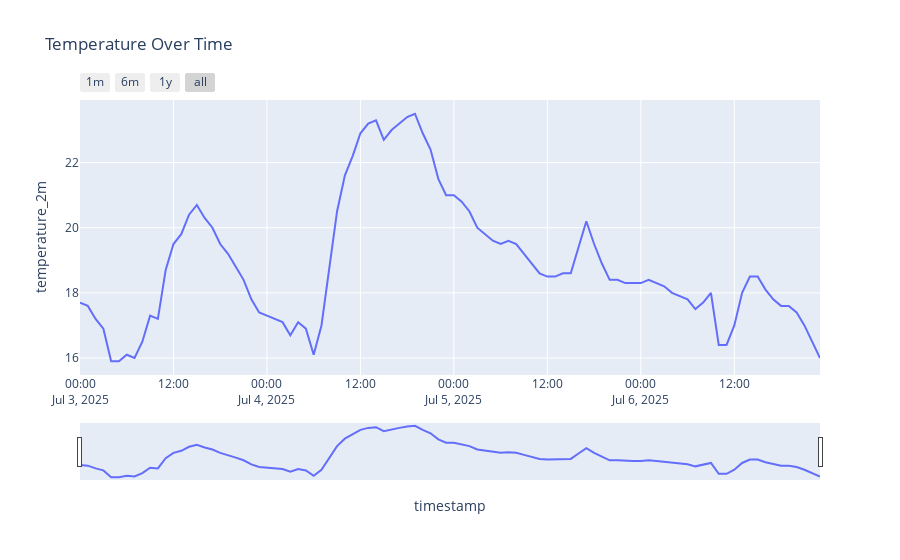
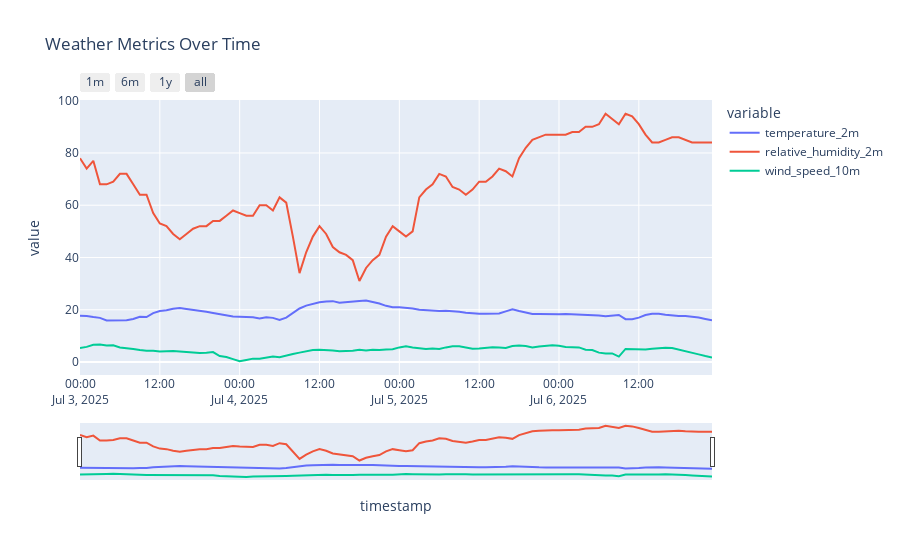
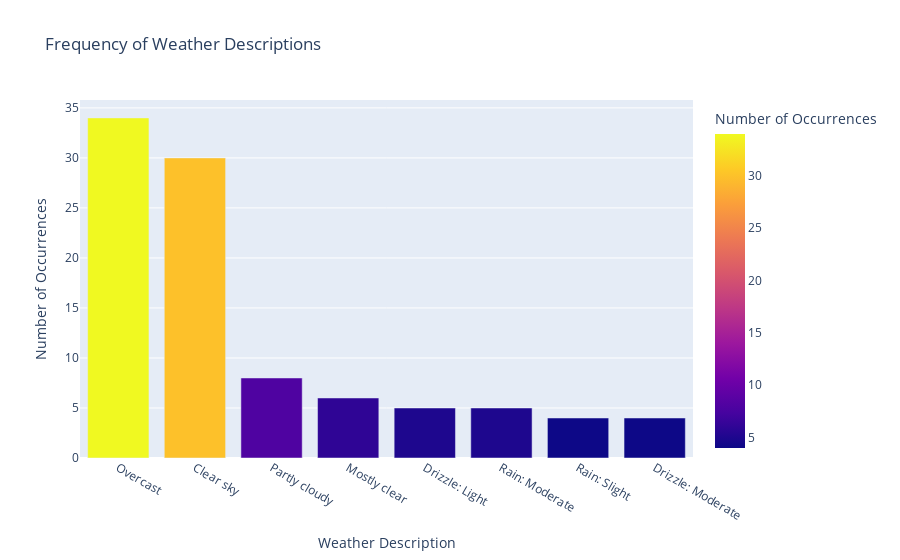
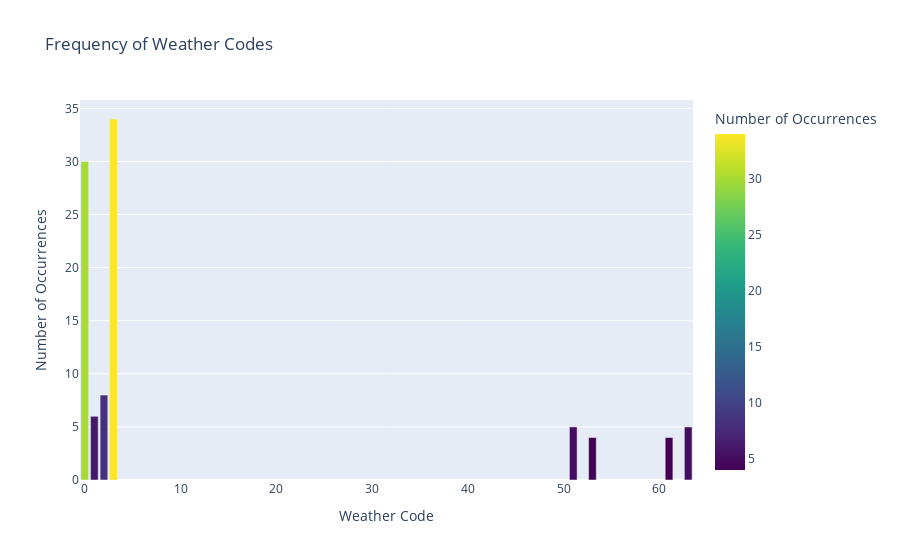

Write notebook code for charts like these, in order.
### Markdown cell above
# Plot

### Code cell
# --- 1. Time Series Plot for Temperature ---
fig_temp = px.line(hourly_forecast_data, y='temperature_2m', title='Temperature Over Time')
fig_temp.update_xaxes(
    rangeselector=dict(
        buttons=list([
            dict(count=1, label="1m", step="month", stepmode="backward"),
            dict(count=6, label="6m", step="month", stepmode="backward"),
            dict(count=1, label="1y", step="year", stepmode="backward"),
            dict(step="all")
        ])
    ),
    rangeslider=dict(visible=True),
    type="date"
)
fig_temp.update_layout(hovermode="x unified") 
fig_temp.show()


fig_multi_ts = px.line(hourly_forecast_data, y=['temperature_2m', 'relative_humidity_2m', 'wind_speed_10m'],
                       title='Weather Metrics Over Time')
fig_multi_ts.update_xaxes(
    rangeselector=dict(
        buttons=list([
            dict(count=1, label="1m", step="month", stepmode="backward"),
            dict(count=6, label="6m", step="month", stepmode="backward"),
            dict(count=1, label="1y", step="year", stepmode="backward"),
            dict(step="all")
        ])
    ),
    rangeslider=dict(visible=True),
    type="date"
)
fig_multi_ts.update_layout(hovermode="x unified")
fig_multi_ts.show()

# --- 2. Bar Charts for Frequency of Weather Codes or Descriptions ---

weather_desc_counts = hourly_forecast_data['weather_description'].value_counts().reset_index()
weather_desc_counts.columns = ['weather_description', 'count']

fig_desc_freq = px.bar(weather_desc_counts, x='weather_description', y='count',
                       title='Frequency of Weather Descriptions',
                       labels={'weather_description': 'Weather Description', 'count': 'Number of Occurrences'},
                       color='count', 
                       color_continuous_scale=px.colors.sequential.Plasma) 
fig_desc_freq.update_xaxes(categoryarray=weather_desc_counts['weather_description'].tolist()) 
fig_desc_freq.show()

# Frequency of 'weather_code' 
weather_code_counts = hourly_forecast_data['weather_code'].value_counts().reset_index()
weather_code_counts.columns = ['weather_code', 'count']

fig_code_freq = px.bar(weather_code_counts, x='weather_code', y='count',
                       title='Frequency of Weather Codes',
                       labels={'weather_code': 'Weather Code', 'count': 'Number of Occurrences'},
                       color='count',
                       color_continuous_scale=px.colors.sequential.Viridis)
fig_code_freq.update_xaxes(categoryarray=weather_code_counts['weather_code'].tolist()) # Order by frequency
fig_code_freq.show()

# --- 3. Correlation Heatmap ---
numerical_df = hourly_forecast_data.select_dtypes(include=['number'])
numerical_df = numerical_df.drop(columns=['is_day', 'weather_code'], errors='ignore') 
correlation_matrix = numerical_df.corr()

fig_corr = px.imshow(correlation_matrix,
                     text_auto=True,  aspect="auto",  color_continuous_scale=px.colors.sequential.RdBu,  title="Correlation Heatmap of Weather Variables")

fig_corr.update_layout(
    xaxis_showgrid=False,
    yaxis_showgrid=False,
    xaxis_nticks=len(correlation_matrix.columns),
    yaxis_nticks=len(correlation_matrix.index),
    xaxis_tickangle=-45
)

fig_corr.show()

### Figure 1 — Plotly figure (JSON) as saved in the notebook; plotly's stock layout.template omitted (floating-point values rounded to 4 significant figures)
{"data": [{"hovertemplate": "timestamp=%{x}<br>temperature_2m=%{y}<extra></extra>", "legendgroup": "", "line": {"color": "#636efa", "dash": "solid"}, "marker": {"symbol": "circle"}, "mode": "lines", "name": "", "orientation": "v", "showlegend": false, "type": "scatter", "x": ["2025-07-03T00:00:00+00:00", "2025-07-03T01:00:00+00:00", "2025-07-03T02:00:00+00:00", "2025-07-03T03:00:00+00:00", "2025-07-03T04:00:00+00:00", "2025-07-03T05:00:00+00:00", "2025-07-03T06:00:00+00:00", "2025-07-03T07:00:00+00:00", "2025-07-03T08:00:00+00:00", "2025-07-03T09:00:00+00:00", "2025-07-03T10:00:00+00:00", "2025-07-03T11:00:00+00:00", "2025-07-03T12:00:00+00:00", "2025-07-03T13:00:00+00:00", "2025-07-03T14:00:00+00:00", "2025-07-03T15:00:00+00:00", "2025-07-03T16:00:00+00:00", "2025-07-03T17:00:00+00:00", "2025-07-03T18:00:00+00:00", "2025-07-03T19:00:00+00:00", "2025-07-03T20:00:00+00:00", "2025-07-03T21:00:00+00:00", "2025-07-03T22:00:00+00:00", "2025-07-03T23:00:00+00:00", "2025-07-04T00:00:00+00:00", "2025-07-04T01:00:00+00:00", "2025-07-04T02:00:00+00:00", "2025-07-04T03:00:00+00:00", "2025-07-04T04:00:00+00:00", "2025-07-04T05:00:00+00:00", "2025-07-04T06:00:00+00:00", "2025-07-04T07:00:00+00:00", "2025-07-04T08:00:00+00:00", "2025-07-04T09:00:00+00:00", "2025-07-04T10:00:00+00:00", "2025-07-04T11:00:00+00:00", "2025-07-04T12:00:00+00:00", "2025-07-04T13:00:00+00:00", "2025-07-04T14:00:00+00:00", "2025-07-04T15:00:00+00:00", "2025-07-04T16:00:00+00:00", "2025-07-04T17:00:00+00:00", "2025-07-04T18:00:00+00:00", "2025-07-04T19:00:00+00:00", "2025-07-04T20:00:00+00:00", "2025-07-04T21:00:00+00:00", "2025-07-04T22:00:00+00:00", "2025-07-04T23:00:00+00:00", "2025-07-05T00:00:00+00:00", "2025-07-05T01:00:00+00:00", "2025-07-05T02:00:00+00:00", "2025-07-05T03:00:00+00:00", "2025-07-05T04:00:00+00:00", "2025-07-05T05:00:00+00:00", "2025-07-05T06:00:00+00:00", "2025-07-05T07:00:00+00:00", "2025-07-05T08:00:00+00:00", "2025-07-05T09:00:00+00:00", "2025-07-05T10:00:00+00:00", "2025-07-05T11:00:00+00:00", "2025-07-05T12:00:00+00:00", "2025-07-05T13:00:00+00:00", "2025-07-05T14:00:00+00:00", "2025-07-05T15:00:00+00:00", "2025-07-05T16:00:00+00:00", "2025-07-05T17:00:00+00:00", "2025-07-05T18:00:00+00:00", "2025-07-05T19:00:00+00:00", "2025-07-05T20:00:00+00:00", "2025-07-05T21:00:00+00:00", "2025-07-05T22:00:00+00:00", "2025-07-05T23:00:00+00:00", "2025-07-06T00:00:00+00:00", "2025-07-06T01:00:00+00:00", "2025-07-06T02:00:00+00:00", "2025-07-06T03:00:00+00:00", "2025-07-06T04:00:00+00:00", "2025-07-06T05:00:00+00:00", "2025-07-06T06:00:00+00:00", "2025-07-06T07:00:00+00:00", "2025-07-06T08:00:00+00:00", "2025-07-06T09:00:00+00:00", "2025-07-06T10:00:00+00:00", "2025-07-06T11:00:00+00:00", "2025-07-06T12:00:00+00:00", "2025-07-06T13:00:00+00:00", "2025-07-06T14:00:00+00:00", "2025-07-06T15:00:00+00:00", "2025-07-06T16:00:00+00:00", "2025-07-06T17:00:00+00:00", "2025-07-06T18:00:00+00:00", "2025-07-06T19:00:00+00:00", "2025-07-06T20:00:00+00:00", "2025-07-06T21:00:00+00:00", "2025-07-06T22:00:00+00:00", "2025-07-06T23:00:00+00:00"], "xaxis": "x", "y": [17.7, 17.6, 17.2, 16.9, 15.9, 15.9, 16.1, 16, 16.5, 17.3, 17.2, 18.7, 19.5, 19.8, 20.4, 20.7, 20.3, 20, 19.5, 19.2, 18.8, 18.4, 17.8, 17.4, 17.3, 17.2, 17.1, 16.7, 17.1, 16.9, 16.1, 17, 18.7, 20.5, 21.6, 22.2, 22.9, 23.2, 23.3, 22.7, 23, 23.2, 23.4, 23.5, 22.9, 22.4, 21.5, 21, 21, 20.8, 20.5, 20, 19.8, 19.6, 19.5, 19.6, 19.5, 19.2, 18.9, 18.6, 18.5, 18.5, 18.6, 18.6, 19.4, 20.2, 19.5, 18.9, 18.4, 18.4, 18.3, 18.3, 18.3, 18.4, 18.3, 18.2, 18, 17.9, 17.8, 17.5, 17.7, 18, 16.4, 16.4, 17, 18, 18.5, 18.5, 18.1, 17.8, 17.6, 17.6, 17.4, 17, 16.5, 16], "yaxis": "y"}], "layout": {"autosize": true, "hovermode": "x unified", "legend": {"tracegroupgap": 0}, "title": {"text": "Temperature Over Time"}, "xaxis": {"anchor": "y", "autorange": true, "domain": [0, 1], "range": ["2025-07-03", "2025-07-06 23:00"], "rangeselector": {"buttons": [{"count": 1, "label": "1m", "step": "month", "stepmode": "backward"}, {"count": 6, "label": "6m", "step": "month", "stepmode": "backward"}, {"count": 1, "label": "1y", "step": "year", "stepmode": "backward"}, {"step": "all"}]}, "rangeslider": {"autorange": true, "range": ["2025-07-03", "2025-07-06 23:00"], "visible": true, "yaxis": {"_template": null, "rangemode": "match"}}, "title": {"text": "timestamp"}, "type": "date"}, "yaxis": {"anchor": "x", "autorange": true, "domain": [0, 1], "range": [15.48, 23.92], "title": {"text": "temperature_2m"}, "type": "linear"}}}

### Figure 2 — Plotly figure (JSON) as saved in the notebook; plotly's stock layout.template omitted (floating-point values rounded to 4 significant figures)
{"data": [{"hovertemplate": "variable=temperature_2m<br>timestamp=%{x}<br>value=%{y}<extra></extra>", "legendgroup": "temperature_2m", "line": {"color": "#636efa", "dash": "solid"}, "marker": {"symbol": "circle"}, "mode": "lines", "name": "temperature_2m", "orientation": "v", "showlegend": true, "type": "scatter", "x": ["2025-07-03T00:00:00+00:00", "2025-07-03T01:00:00+00:00", "2025-07-03T02:00:00+00:00", "2025-07-03T03:00:00+00:00", "2025-07-03T04:00:00+00:00", "2025-07-03T05:00:00+00:00", "2025-07-03T06:00:00+00:00", "2025-07-03T07:00:00+00:00", "2025-07-03T08:00:00+00:00", "2025-07-03T09:00:00+00:00", "2025-07-03T10:00:00+00:00", "2025-07-03T11:00:00+00:00", "2025-07-03T12:00:00+00:00", "2025-07-03T13:00:00+00:00", "2025-07-03T14:00:00+00:00", "2025-07-03T15:00:00+00:00", "2025-07-03T16:00:00+00:00", "2025-07-03T17:00:00+00:00", "2025-07-03T18:00:00+00:00", "2025-07-03T19:00:00+00:00", "2025-07-03T20:00:00+00:00", "2025-07-03T21:00:00+00:00", "2025-07-03T22:00:00+00:00", "2025-07-03T23:00:00+00:00", "2025-07-04T00:00:00+00:00", "2025-07-04T01:00:00+00:00", "2025-07-04T02:00:00+00:00", "2025-07-04T03:00:00+00:00", "2025-07-04T04:00:00+00:00", "2025-07-04T05:00:00+00:00", "2025-07-04T06:00:00+00:00", "2025-07-04T07:00:00+00:00", "2025-07-04T08:00:00+00:00", "2025-07-04T09:00:00+00:00", "2025-07-04T10:00:00+00:00", "2025-07-04T11:00:00+00:00", "2025-07-04T12:00:00+00:00", "2025-07-04T13:00:00+00:00", "2025-07-04T14:00:00+00:00", "2025-07-04T15:00:00+00:00", "2025-07-04T16:00:00+00:00", "2025-07-04T17:00:00+00:00", "2025-07-04T18:00:00+00:00", "2025-07-04T19:00:00+00:00", "2025-07-04T20:00:00+00:00", "2025-07-04T21:00:00+00:00", "2025-07-04T22:00:00+00:00", "2025-07-04T23:00:00+00:00", "2025-07-05T00:00:00+00:00", "2025-07-05T01:00:00+00:00", "2025-07-05T02:00:00+00:00", "2025-07-05T03:00:00+00:00", "2025-07-05T04:00:00+00:00", "2025-07-05T05:00:00+00:00", "2025-07-05T06:00:00+00:00", "2025-07-05T07:00:00+00:00", "2025-07-05T08:00:00+00:00", "2025-07-05T09:00:00+00:00", "2025-07-05T10:00:00+00:00", "2025-07-05T11:00:00+00:00", "2025-07-05T12:00:00+00:00", "2025-07-05T13:00:00+00:00", "2025-07-05T14:00:00+00:00", "2025-07-05T15:00:00+00:00", "2025-07-05T16:00:00+00:00", "2025-07-05T17:00:00+00:00", "2025-07-05T18:00:00+00:00", "2025-07-05T19:00:00+00:00", "2025-07-05T20:00:00+00:00", "2025-07-05T21:00:00+00:00", "2025-07-05T22:00:00+00:00", "2025-07-05T23:00:00+00:00", "2025-07-06T00:00:00+00:00", "2025-07-06T01:00:00+00:00", "2025-07-06T02:00:00+00:00", "2025-07-06T03:00:00+00:00", "2025-07-06T04:00:00+00:00", "2025-07-06T05:00:00+00:00", "2025-07-06T06:00:00+00:00", "2025-07-06T07:00:00+00:00", "2025-07-06T08:00:00+00:00", "2025-07-06T09:00:00+00:00", "2025-07-06T10:00:00+00:00", "2025-07-06T11:00:00+00:00", "2025-07-06T12:00:00+00:00", "2025-07-06T13:00:00+00:00", "2025-07-06T14:00:00+00:00", "2025-07-06T15:00:00+00:00", "2025-07-06T16:00:00+00:00", "2025-07-06T17:00:00+00:00", "2025-07-06T18:00:00+00:00", "2025-07-06T19:00:00+00:00", "2025-07-06T20:00:00+00:00", "2025-07-06T21:00:00+00:00", "2025-07-06T22:00:00+00:00", "2025-07-06T23:00:00+00:00"], "xaxis": "x", "y": [17.7, 17.6, 17.2, 16.9, 15.9, 15.9, 16.1, 16, 16.5, 17.3, 17.2, 18.7, 19.5, 19.8, 20.4, 20.7, 20.3, 20, 19.5, 19.2, 18.8, 18.4, 17.8, 17.4, 17.3, 17.2, 17.1, 16.7, 17.1, 16.9, 16.1, 17, 18.7, 20.5, 21.6, 22.2, 22.9, 23.2, 23.3, 22.7, 23, 23.2, 23.4, 23.5, 22.9, 22.4, 21.5, 21, 21, 20.8, 20.5, 20, 19.8, 19.6, 19.5, 19.6, 19.5, 19.2, 18.9, 18.6, 18.5, 18.5, 18.6, 18.6, 19.4, 20.2, 19.5, 18.9, 18.4, 18.4, 18.3, 18.3, 18.3, 18.4, 18.3, 18.2, 18, 17.9, 17.8, 17.5, 17.7, 18, 16.4, 16.4, 17, 18, 18.5, 18.5, 18.1, 17.8, 17.6, 17.6, 17.4, 17, 16.5, 16], "yaxis": "y"}, {"hovertemplate": "variable=relative_humidity_2m<br>timestamp=%{x}<br>value=%{y}<extra></extra>", "legendgroup": "relative_humidity_2m", "line": {"color": "#EF553B", "dash": "solid"}, "marker": {"symbol": "circle"}, "mode": "lines", "name": "relative_humidity_2m", "orientation": "v", "showlegend": true, "type": "scatter", "x": ["2025-07-03T00:00:00+00:00", "2025-07-03T01:00:00+00:00", "2025-07-03T02:00:00+00:00", "2025-07-03T03:00:00+00:00", "2025-07-03T04:00:00+00:00", "2025-07-03T05:00:00+00:00", "2025-07-03T06:00:00+00:00", "2025-07-03T07:00:00+00:00", "2025-07-03T08:00:00+00:00", "2025-07-03T09:00:00+00:00", "2025-07-03T10:00:00+00:00", "2025-07-03T11:00:00+00:00", "2025-07-03T12:00:00+00:00", "2025-07-03T13:00:00+00:00", "2025-07-03T14:00:00+00:00", "2025-07-03T15:00:00+00:00", "2025-07-03T16:00:00+00:00", "2025-07-03T17:00:00+00:00", "2025-07-03T18:00:00+00:00", "2025-07-03T19:00:00+00:00", "2025-07-03T20:00:00+00:00", "2025-07-03T21:00:00+00:00", "2025-07-03T22:00:00+00:00", "2025-07-03T23:00:00+00:00", "2025-07-04T00:00:00+00:00", "2025-07-04T01:00:00+00:00", "2025-07-04T02:00:00+00:00", "2025-07-04T03:00:00+00:00", "2025-07-04T04:00:00+00:00", "2025-07-04T05:00:00+00:00", "2025-07-04T06:00:00+00:00", "2025-07-04T07:00:00+00:00", "2025-07-04T08:00:00+00:00", "2025-07-04T09:00:00+00:00", "2025-07-04T10:00:00+00:00", "2025-07-04T11:00:00+00:00", "2025-07-04T12:00:00+00:00", "2025-07-04T13:00:00+00:00", "2025-07-04T14:00:00+00:00", "2025-07-04T15:00:00+00:00", "2025-07-04T16:00:00+00:00", "2025-07-04T17:00:00+00:00", "2025-07-04T18:00:00+00:00", "2025-07-04T19:00:00+00:00", "2025-07-04T20:00:00+00:00", "2025-07-04T21:00:00+00:00", "2025-07-04T22:00:00+00:00", "2025-07-04T23:00:00+00:00", "2025-07-05T00:00:00+00:00", "2025-07-05T01:00:00+00:00", "2025-07-05T02:00:00+00:00", "2025-07-05T03:00:00+00:00", "2025-07-05T04:00:00+00:00", "2025-07-05T05:00:00+00:00", "2025-07-05T06:00:00+00:00", "2025-07-05T07:00:00+00:00", "2025-07-05T08:00:00+00:00", "2025-07-05T09:00:00+00:00", "2025-07-05T10:00:00+00:00", "2025-07-05T11:00:00+00:00", "2025-07-05T12:00:00+00:00", "2025-07-05T13:00:00+00:00", "2025-07-05T14:00:00+00:00", "2025-07-05T15:00:00+00:00", "2025-07-05T16:00:00+00:00", "2025-07-05T17:00:00+00:00", "2025-07-05T18:00:00+00:00", "2025-07-05T19:00:00+00:00", "2025-07-05T20:00:00+00:00", "2025-07-05T21:00:00+00:00", "2025-07-05T22:00:00+00:00", "2025-07-05T23:00:00+00:00", "2025-07-06T00:00:00+00:00", "2025-07-06T01:00:00+00:00", "2025-07-06T02:00:00+00:00", "2025-07-06T03:00:00+00:00", "2025-07-06T04:00:00+00:00", "2025-07-06T05:00:00+00:00", "2025-07-06T06:00:00+00:00", "2025-07-06T07:00:00+00:00", "2025-07-06T08:00:00+00:00", "2025-07-06T09:00:00+00:00", "2025-07-06T10:00:00+00:00", "2025-07-06T11:00:00+00:00", "2025-07-06T12:00:00+00:00", "2025-07-06T13:00:00+00:00", "2025-07-06T14:00:00+00:00", "2025-07-06T15:00:00+00:00", "2025-07-06T16:00:00+00:00", "2025-07-06T17:00:00+00:00", "2025-07-06T18:00:00+00:00", "2025-07-06T19:00:00+00:00", "2025-07-06T20:00:00+00:00", "2025-07-06T21:00:00+00:00", "2025-07-06T22:00:00+00:00", "2025-07-06T23:00:00+00:00"], "xaxis": "x", "y": [78, 74, 77, 68, 68, 69, 72, 72, 68, 64, 64, 57, 53, 52, 49, 47, 49, 51, 52, 52, 54, 54, 56, 58, 57, 56, 56, 60, 60, 58, 63, 61, 48, 34, 42, 48, 52, 49, 44, 42, 41, 39, 31, 36, 39, 41, 48, 52, 50, 48, 50, 63, 66, 68, 72, 71, 67, 66, 64, 66, 69, 69, 71, 74, 73, 71, 78, 82, 85, 86, 87, 87, 87, 87, 88, 88, 90, 90, 91, 95, 93, 91, 95, 94, 91, 87, 84, 84, 85, 86, 86, 85, 84, 84, 84, 84], "yaxis": "y"}, {"hovertemplate": "variable=wind_speed_10m<br>timestamp=%{x}<br>value=%{y}<extra></extra>", "legendgroup": "wind_speed_10m", "line": {"color": "#00cc96", "dash": "solid"}, "marker": {"symbol": "circle"}, "mode": "lines", "name": "wind_speed_10m", "orientation": "v", "showlegend": true, "type": "scatter", "x": ["2025-07-03T00:00:00+00:00", "2025-07-03T01:00:00+00:00", "2025-07-03T02:00:00+00:00", "2025-07-03T03:00:00+00:00", "2025-07-03T04:00:00+00:00", "2025-07-03T05:00:00+00:00", "2025-07-03T06:00:00+00:00", "2025-07-03T07:00:00+00:00", "2025-07-03T08:00:00+00:00", "2025-07-03T09:00:00+00:00", "2025-07-03T10:00:00+00:00", "2025-07-03T11:00:00+00:00", "2025-07-03T12:00:00+00:00", "2025-07-03T13:00:00+00:00", "2025-07-03T14:00:00+00:00", "2025-07-03T15:00:00+00:00", "2025-07-03T16:00:00+00:00", "2025-07-03T17:00:00+00:00", "2025-07-03T18:00:00+00:00", "2025-07-03T19:00:00+00:00", "2025-07-03T20:00:00+00:00", "2025-07-03T21:00:00+00:00", "2025-07-03T22:00:00+00:00", "2025-07-03T23:00:00+00:00", "2025-07-04T00:00:00+00:00", "2025-07-04T01:00:00+00:00", "2025-07-04T02:00:00+00:00", "2025-07-04T03:00:00+00:00", "2025-07-04T04:00:00+00:00", "2025-07-04T05:00:00+00:00", "2025-07-04T06:00:00+00:00", "2025-07-04T07:00:00+00:00", "2025-07-04T08:00:00+00:00", "2025-07-04T09:00:00+00:00", "2025-07-04T10:00:00+00:00", "2025-07-04T11:00:00+00:00", "2025-07-04T12:00:00+00:00", "2025-07-04T13:00:00+00:00", "2025-07-04T14:00:00+00:00", "2025-07-04T15:00:00+00:00", "2025-07-04T16:00:00+00:00", "2025-07-04T17:00:00+00:00", "2025-07-04T18:00:00+00:00", "2025-07-04T19:00:00+00:00", "2025-07-04T20:00:00+00:00", "2025-07-04T21:00:00+00:00", "2025-07-04T22:00:00+00:00", "2025-07-04T23:00:00+00:00", "2025-07-05T00:00:00+00:00", "2025-07-05T01:00:00+00:00", "2025-07-05T02:00:00+00:00", "2025-07-05T03:00:00+00:00", "2025-07-05T04:00:00+00:00", "2025-07-05T05:00:00+00:00", "2025-07-05T06:00:00+00:00", "2025-07-05T07:00:00+00:00", "2025-07-05T08:00:00+00:00", "2025-07-05T09:00:00+00:00", "2025-07-05T10:00:00+00:00", "2025-07-05T11:00:00+00:00", "2025-07-05T12:00:00+00:00", "2025-07-05T13:00:00+00:00", "2025-07-05T14:00:00+00:00", "2025-07-05T15:00:00+00:00", "2025-07-05T16:00:00+00:00", "2025-07-05T17:00:00+00:00", "2025-07-05T18:00:00+00:00", "2025-07-05T19:00:00+00:00", "2025-07-05T20:00:00+00:00", "2025-07-05T21:00:00+00:00", "2025-07-05T22:00:00+00:00", "2025-07-05T23:00:00+00:00", "2025-07-06T00:00:00+00:00", "2025-07-06T01:00:00+00:00", "2025-07-06T02:00:00+00:00", "2025-07-06T03:00:00+00:00", "2025-07-06T04:00:00+00:00", "2025-07-06T05:00:00+00:00", "2025-07-06T06:00:00+00:00", "2025-07-06T07:00:00+00:00", "2025-07-06T08:00:00+00:00", "2025-07-06T09:00:00+00:00", "2025-07-06T10:00:00+00:00", "2025-07-06T11:00:00+00:00", "2025-07-06T12:00:00+00:00", "2025-07-06T13:00:00+00:00", "2025-07-06T14:00:00+00:00", "2025-07-06T15:00:00+00:00", "2025-07-06T16:00:00+00:00", "2025-07-06T17:00:00+00:00", "2025-07-06T18:00:00+00:00", "2025-07-06T19:00:00+00:00", "2025-07-06T20:00:00+00:00", "2025-07-06T21:00:00+00:00", "2025-07-06T22:00:00+00:00", "2025-07-06T23:00:00+00:00"], "xaxis": "x", "y": [5.4, 5.8, 6.6, 6.7, 6.3, 6.4, 5.6, 5.4, 5, 4.6, 4.3, 4.3, 4, 4.1, 4.2, 4, 3.8, 3.6, 3.5, 3.6, 3.8, 2.3, 1.9, 1.1, 0.3, 0.8, 1.3, 1.3, 1.7, 2.1, 1.8, 2.6, 3.1, 3.6, 4.2, 4.6, 4.7, 4.6, 4.4, 4.1, 4.1, 4.3, 4.7, 4.4, 4.7, 4.6, 4.8, 4.9, 5.6, 6, 5.6, 5.3, 5, 5.2, 5, 5.6, 6, 6, 5.5, 5.1, 5.2, 5.5, 5.7, 5.6, 5.4, 6.1, 6.3, 6.1, 5.6, 5.9, 6.2, 6.4, 6.2, 5.8, 5.7, 5.6, 4.7, 4.6, 3.6, 3.3, 3.3, 2.1, 5.01, 4.85, 4.75, 4.8, 5.06, 5.29, 5.46, 5.4, 4.85, 4.12, 3.52, 2.94, 2.28, 1.73], "yaxis": "y"}], "layout": {"autosize": true, "hovermode": "x unified", "legend": {"title": {"text": "variable"}, "tracegroupgap": 0}, "title": {"text": "Weather Metrics Over Time"}, "xaxis": {"anchor": "y", "autorange": true, "domain": [0, 1], "range": ["2025-07-03", "2025-07-06 23:00"], "rangeselector": {"buttons": [{"count": 1, "label": "1m", "step": "month", "stepmode": "backward"}, {"count": 6, "label": "6m", "step": "month", "stepmode": "backward"}, {"count": 1, "label": "1y", "step": "year", "stepmode": "backward"}, {"step": "all"}]}, "rangeslider": {"autorange": true, "range": ["2025-07-03", "2025-07-06 23:00"], "visible": true, "yaxis": {"_template": null, "rangemode": "match"}}, "title": {"text": "timestamp"}, "type": "date"}, "yaxis": {"anchor": "x", "autorange": true, "domain": [0, 1], "range": [-4.961, 100.3], "title": {"text": "value"}, "type": "linear"}}}

### Figure 3 — Plotly figure (JSON) as saved in the notebook; plotly's stock layout.template omitted (floating-point values rounded to 4 significant figures)
{"data": [{"alignmentgroup": "True", "hovertemplate": "Weather Description=%{x}<br>Number of Occurrences=%{marker.color}<extra></extra>", "legendgroup": "", "marker": {"color": [34, 30, 8, 6, 5, 5, 4, 4], "coloraxis": "coloraxis", "pattern": {"shape": ""}}, "name": "", "offsetgroup": "", "orientation": "v", "showlegend": false, "textposition": "auto", "type": "bar", "x": ["Overcast", "Clear sky", "Partly cloudy", "Mostly clear", "Drizzle: Light", "Rain: Moderate", "Rain: Slight", "Drizzle: Moderate"], "xaxis": "x", "y": [34, 30, 8, 6, 5, 5, 4, 4], "yaxis": "y"}], "layout": {"autosize": true, "barmode": "relative", "coloraxis": {"colorbar": {"title": {"text": "Number of Occurrences"}}, "colorscale": [[0, "#0d0887"], [0.1111, "#46039f"], [0.2222, "#7201a8"], [0.3333, "#9c179e"], [0.4444, "#bd3786"], [0.5556, "#d8576b"], [0.6667, "#ed7953"], [0.7778, "#fb9f3a"], [0.8889, "#fdca26"], [1, "#f0f921"]]}, "legend": {"tracegroupgap": 0}, "title": {"text": "Frequency of Weather Descriptions"}, "xaxis": {"anchor": "y", "autorange": true, "categoryarray": ["Overcast", "Clear sky", "Partly cloudy", "Mostly clear", "Drizzle: Light", "Rain: Moderate", "Rain: Slight", "Drizzle: Moderate"], "domain": [0, 1], "range": [-0.5, 7.5], "title": {"text": "Weather Description"}, "type": "category"}, "yaxis": {"anchor": "x", "autorange": true, "domain": [0, 1], "range": [0, 35.79], "title": {"text": "Number of Occurrences"}, "type": "linear"}}}

### Figure 4 — Plotly figure (JSON) as saved in the notebook; plotly's stock layout.template omitted (floating-point values rounded to 4 significant figures)
{"data": [{"alignmentgroup": "True", "hovertemplate": "Weather Code=%{x}<br>Number of Occurrences=%{marker.color}<extra></extra>", "legendgroup": "", "marker": {"color": [34, 30, 8, 6, 5, 5, 4, 4], "coloraxis": "coloraxis", "pattern": {"shape": ""}}, "name": "", "offsetgroup": "", "orientation": "v", "showlegend": false, "textposition": "auto", "type": "bar", "x": [3, 0, 2, 1, 51, 63, 61, 53], "xaxis": "x", "y": [34, 30, 8, 6, 5, 5, 4, 4], "yaxis": "y"}], "layout": {"autosize": true, "barmode": "relative", "coloraxis": {"colorbar": {"title": {"text": "Number of Occurrences"}}, "colorscale": [[0, "#440154"], [0.1111, "#482878"], [0.2222, "#3e4989"], [0.3333, "#31688e"], [0.4444, "#26828e"], [0.5556, "#1f9e89"], [0.6667, "#35b779"], [0.7778, "#6ece58"], [0.8889, "#b5de2b"], [1, "#fde725"]]}, "legend": {"tracegroupgap": 0}, "title": {"text": "Frequency of Weather Codes"}, "xaxis": {"anchor": "y", "autorange": true, "categoryarray": [3, 0, 2, 1, 51, 63, 61, 53], "domain": [0, 1], "range": [-0.5, 63.5], "title": {"text": "Weather Code"}, "type": "linear"}, "yaxis": {"anchor": "x", "autorange": true, "domain": [0, 1], "range": [0, 35.79], "title": {"text": "Number of Occurrences"}, "type": "linear"}}}
